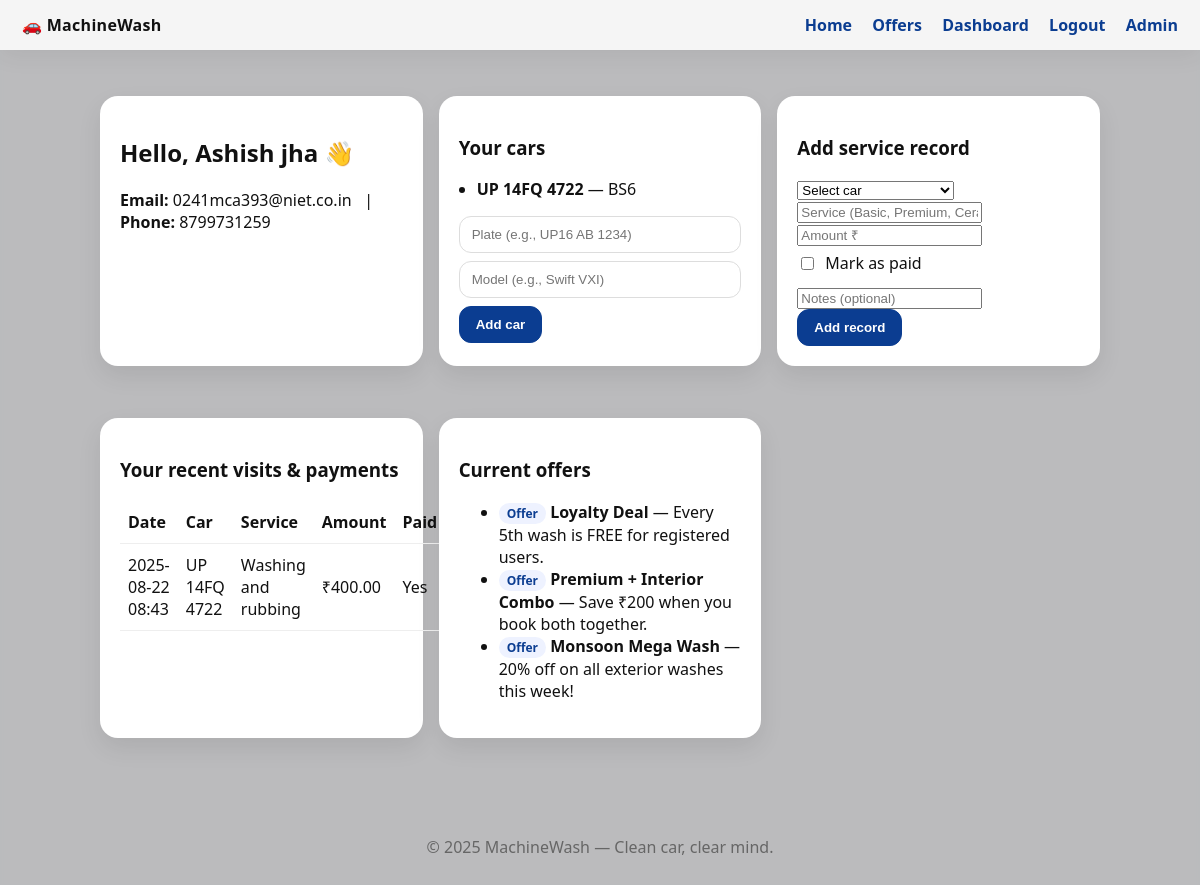
Page /dashboard (signed in) on the committed database.
### models.py (models this page shows)
class User(db.Model):
    id = db.Column(db.Integer, primary_key=True)
    name = db.Column(db.String(120), nullable=False)
    email = db.Column(db.String(120), unique=True, nullable=False)
    phone = db.Column(db.String(20), unique=True, nullable=False)
    password_hash = db.Column(db.String(255), nullable=False)
    cars = db.relationship('Car', backref='owner', lazy=True)

class Car(db.Model):
    id = db.Column(db.Integer, primary_key=True)
    user_id = db.Column(db.Integer, db.ForeignKey('user.id'), nullable=False)
    plate = db.Column(db.String(20), unique=True, nullable=False)
    model = db.Column(db.String(120), nullable=False)
    records = db.relationship('ServiceRecord', backref='car', lazy=True, cascade='all, delete-orphan')

class ServiceRecord(db.Model):
    id = db.Column(db.Integer, primary_key=True)
    car_id = db.Column(db.Integer, db.ForeignKey('car.id'), nullable=False)
    service_type = db.Column(db.String(120), nullable=False)   # e.g., Basic Wash, Premium, Ceramic
    amount = db.Column(db.Float, nullable=False)
    paid = db.Column(db.Boolean, default=True)
    notes = db.Column(db.Text, default='')
    date = db.Column(db.DateTime, default=datetime.utcnow)

class Offer(db.Model):
    id = db.Column(db.Integer, primary_key=True)
    title = db.Column(db.String(150), nullable=False)
    description = db.Column(db.Text, nullable=False)

### app.py (the view)
@app.route('/dashboard')
def dashboard():
    if not require_login():
        return redirect(url_for('login'))
    user = User.query.get(session['user_id'])
    offers = Offer.query.order_by(Offer.id.desc()).all()
    cars = Car.query.filter_by(user_id=user.id).all()
    records = ServiceRecord.query.join(Car).filter(Car.user_id==user.id).order_by(ServiceRecord.date.desc()).all()
    return render_template('dashboard.html', user=user, offers=offers, cars=cars, records=records)

### app.py (called while the page is built)
def require_login():
    if 'user_id' not in session:
        flash('Please log in first.', 'warning')
        return False
    return True

### templates/dashboard.html (shortened to what this page needs)
{% extends 'base.html' %}
{% block content %}
<div class="grid">
  <section class="card">
    <h2>Hello, {{ user.name }} 👋</h2>
    <p><b>Email:</b> {{ user.email }} &nbsp; | &nbsp; <b>Phone:</b> {{ user.phone }}</p>
  </section>
  <section class="card">
    <h3>Your cars</h3>
    <ul class="list">
      {% for c in cars %}
        <li><b>{{ c.plate }}</b> — {{ c.model }}</li>
      {% else %}
        <li class="muted">No cars yet.</li>
      {% endfor %}
    </ul>
    <form class="inline-form" method="post" action="{{ url_for('add_car') }}">
      <input name="plate" placeholder="Plate (e.g., UP16 AB 1234)" required>
      <input name="model" placeholder="Model (e.g., Swift VXI)" required>
      <button class="btn" type="submit">Add car</button>
    </form>
  </section>
  <section class="card">
    <h3>Add service record</h3>
    <form method="post" action="{{ url_for('add_record') }}">
      <select name="car_id" required>
        <option value="" disabled selected>Select car</option>
      </select>
      <input name="service_type" placeholder="Service (Basic, Premium, Ceramic)" required>
      <input name="amount" type="number" step="0.01" placeholder="Amount ₹" required>
      <label class="checkbox"><input type="checkbox" name="paid"> Mark as paid</label>
      <input name="notes" placeholder="Notes (optional)">
      <button class="btn" type="submit">Add record</button>
    </form>
  </section>
  <section class="card">
    <h3>Your recent visits & payments</h3>
    <table class="table">
      <thead><tr><th>Date</th><th>Car</th><th>Service</th><th>Amount</th><th>Paid</th><th>Notes</th></tr></thead>
      <tbody>
      {% for r in records %}
        <tr>
          <td>{{ r.date.strftime('%Y-%m-%d %H:%M') }}</td>
          <td>{{ r.car.plate }}</td>
          <td>{{ r.service_type }}</td>
          <td>₹{{ '%.2f'|format(r.amount) }}</td>
          <td>{{ 'Yes' if r.paid else 'No' }}</td>
          <td>{{ r.notes }}</td>
        </tr>
      {% else %}
        <tr><td colspan="6" class="muted">No records yet.</td></tr>
      {% endfor %}
      </tbody>
    </table>
  </section>
  <section class="card">
    <h3>Current offers</h3>
    <ul class="offers">
      {% for o in offers %}
        <li><span class="badge">Offer</span> <b>{{ o.title }}</b> — {{ o.description }}</li>
      {% else %}
        <li class="muted">No offers right now.</li>
      {% endfor %}
    </ul>
  </section>
</div>
{% endblock %}

### templates/base.html (shortened to what this page needs)
<!doctype html>
<html lang="en">
<head>
  <link rel="stylesheet" href="{{ url_for('static', filename='css/style.css') }}">
</head>
<body>
  <header class="navbar">
    <div class="brand">🚗 MachineWash</div>
    <nav>
      <a href="{{ url_for('index') }}">Home</a>
      <a href="{{ url_for('offers') }}">Offers</a>
      {% if session.get('user_id') %}
        <a href="{{ url_for('dashboard') }}">Dashboard</a>
        <a href="{{ url_for('logout') }}">Logout</a>
      {% else %}
        <a href="{{ url_for('login') }}">Login</a>
        <a href="{{ url_for('register') }}">Register</a>
      {% endif %}
      <a href="{{ url_for('admin_login') }}">Admin</a>
    </nav>
  </header>
  <main class="container">
    {% block content %}{% endblock %}
  </main>
  <footer class="footer">© {{ 2025 }} MachineWash — Clean car, clear mind.</footer>
</body>
</html>

### static/css/style.css (style rules this page uses)
* { box-sizing: border-box; }
html, body { height: 100%; }
body { margin: 0; font-family: system-ui, -apple-system, Segoe UI, Roboto, Arial, sans-serif; color: #111; background: #0b0e14 url('../images/wash_bg.jpg') center/cover no-repeat fixed; }
.navbar { display: flex; justify-content: space-between; align-items: center; padding: 14px 22px; background: rgba(255,255,255,0.85); box-shadow: 0 6px 24px rgba(0,0,0,0.06); }
.brand { font-weight: 800; letter-spacing: .3px; }
.navbar a { margin-left: 16px; color: #0b3d91; text-decoration: none; font-weight: 600; }
.container { width: min(1000px, 92%); margin: 28px auto 60px; }
.card { background: #fff; padding: 20px; border-radius: 18px; box-shadow: 0 10px 24px rgba(0,0,0,0.08); margin: 18px 0; }
.inline-form { display: flex; gap: 8px; flex-wrap: wrap; margin-top: 8px; }
.inline-form input, .inline-form select { flex: 1 1 200px; padding: 10px 12px; border: 1px solid #ddd; border-radius: 12px; }
.btn { display: inline-block; padding: 10px 16px; border-radius: 12px; border: 1px solid #0b3d91; background: #0b3d91; color: #fff; font-weight: 700; text-decoration: none; cursor: pointer; }
.grid { display: grid; grid-template-columns: repeat(auto-fit, minmax(280px, 1fr)); gap: 16px; }
.list { padding-left: 18px; }
.list li { margin: 6px 0; }
.table { width: 100%; border-collapse: collapse; }
.table th, .table td { border-bottom: 1px solid #eee; padding: 10px 8px; text-align: left; }
.badge { display: inline-block; padding: 2px 8px; border-radius: 999px; background: #eef2ff; color: #0b3d91; font-weight: 700; font-size: 12px; }
.footer { text-align: center; color: #666; padding: 20px 0 30px; }
.checkbox { display: inline-flex; align-items: center; gap: 8px; margin: 6px 0 12px; }

### rows in the picture
User: name "Ashish jha", email "0241mca393@niet.co.in", phone "8799731259"
Car: plate "UP 14FQ 4722", model "BS6"
ServiceRecord: date "2025-08-22 08:43", car.plate "UP 14FQ 4722", service_type "Washing and rubbing", amount "400.00", paid "Yes"
Offer: title "Loyalty Deal", description "Every 5th wash is FREE for registered users."
Offer: title "Premium + Interior Combo", description "Save ₹200 when you book both together."
Offer: title "Monsoon Mega Wash", description "20% off on all exterior washes this week!"

### other values in the picture
{{ 2025 }} "2025"
